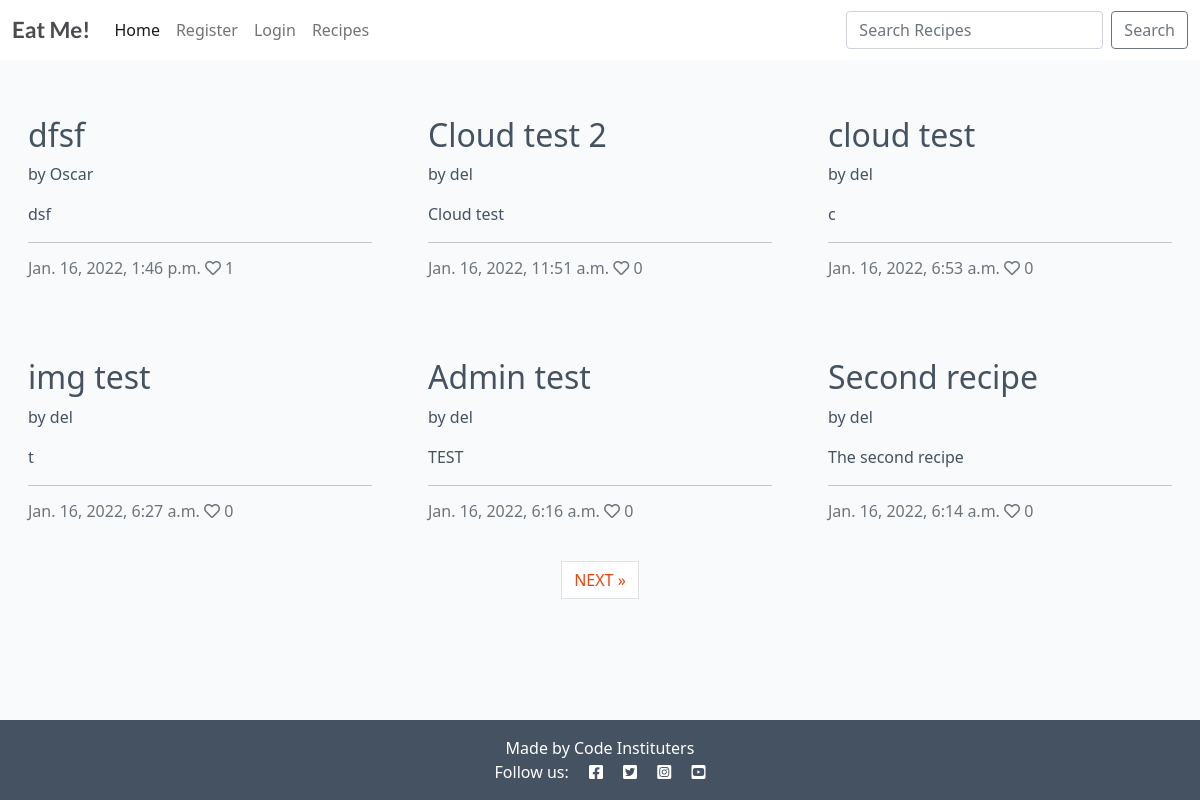
Before: /recipes/ with the older database file.
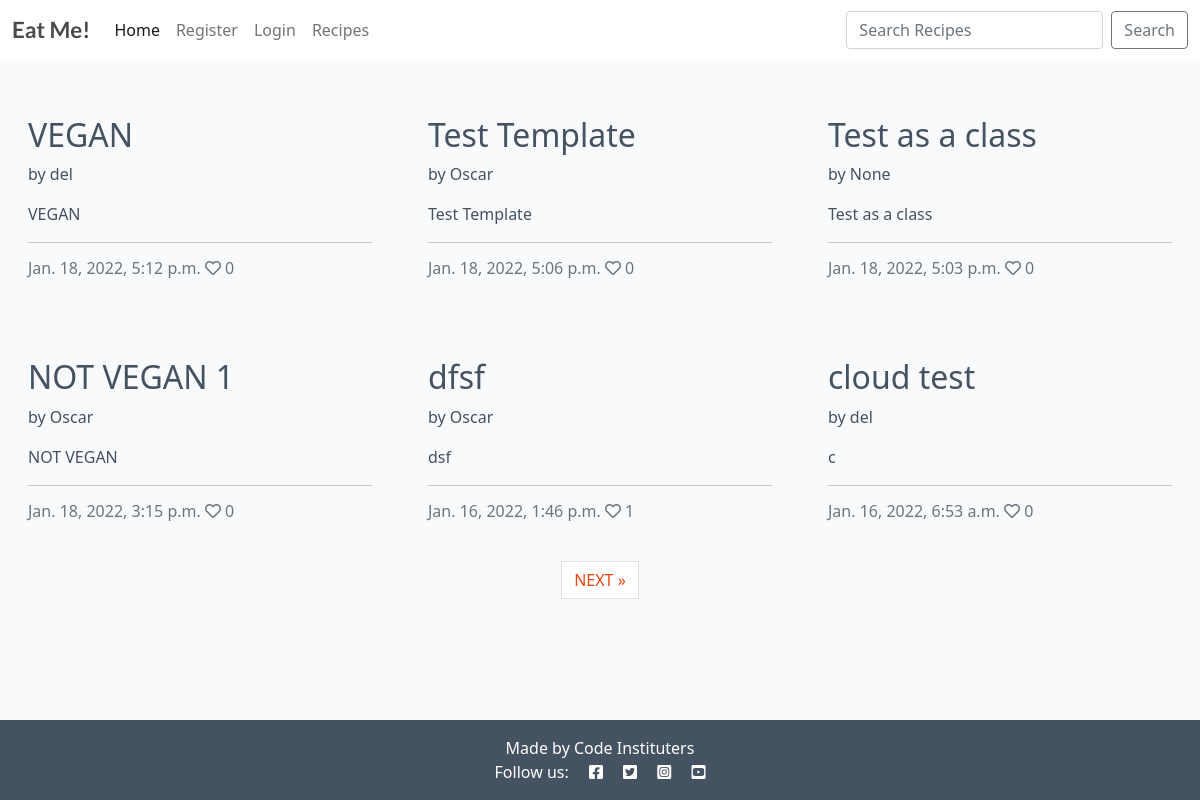
After: the same page with the newer database file.
### post/models.py (models this page shows, shortened)
class Post(models.Model):
    title = models.CharField(max_length=200, unique=True)
    slug = models.SlugField(max_length=200, unique=True)
    author = models.ForeignKey(
        User, on_delete=models.CASCADE, related_name="recipes", null=True
        )
    published_on = models.DateTimeField(auto_now=True)
    updated_on = models.DateTimeField(auto_now=True)
    description = models.TextField()
    ingredients = models.TextField()
    method = models.TextField()
    is_vegan = models.BooleanField(default=False)
    image = CloudinaryField('image', default='placeholder')
    likes = models.ManyToManyField(User, related_name='post_likes', blank=True)
    class Meta:
        ordering = ['-published_on']
    def number_of_likes(self):
        return self.likes.count()

### post/views.py (the view)
# urls.py: path('recipes/', views.PostList.as_view(), name='recipes'),
class PostList(generic.ListView):
    model = Post
    template_name = "recipes.html"
    paginate_by = 6

### templates/recipes.html (shortened to what this page needs)
{% extends "base.html" %}
{% block content %}
<div class="container-fluid">
    <div class="row">
        <div class="col-12 mt-3 left">
            <div class="row">
                {% for post in post_list %}
                <div class="col-md-4">
                    <div class="card mb-4">
                        <div class="card-body">
                            <div class="image-container">
                            </div>
                            <a href="{% url 'post_detail' post.slug %}" class="post-link">
                                <h2 class="card-title">{{ post.title }}</h2><p>by {{ post.author }}</p>
                                <p class="card-text">{{ post.description|safe }}</p>
                            </a>
                            <hr />
                            <p class="card-text text-muted h6">{{ post.published_on}} <i class="far fa-heart"></i>
                                {{ post.number_of_likes }}</p>
                        </div>
                    </div>
                </div>
                {% if forloop.counter|divisibleby:3 %}
            </div>
            <div class="row">
                {% endif %}
                {% endfor %}
            </div>
        </div>
    </div>
    {% if is_paginated %}
    <nav aria-label="Page navigation">
        <ul class="pagination justify-content-center">
            {% if page_obj.has_next %}
            <li><a href="?page={{ page_obj.next_page_number }}" class="page-link"> NEXT &raquo;</a></li>
            {% endif %}
        </ul>
    </nav>
    {% endif %}
</div>
{%endblock%}

Changed rows visible on the page:
removed Post: title "Cloud test 2", author "del", description "Cloud test", published_on "Jan. 16, 2022, 11:51 a.m.", number_of_likes "0"
no longer on this page (row unchanged): Post: title "img test", author "del", description "t", published_on "Jan. 16, 2022, 6:27 a.m.", number_of_likes "0"
no longer on this page (row unchanged): Post: title "Admin test", author "del", description "TEST", published_on "Jan. 16, 2022, 6:16 a.m.", number_of_likes "0"
no longer on this page (row unchanged): Post: title "Second recipe", author "del", description "The second recipe", published_on "Jan. 16, 2022, 6:14 a.m.", number_of_likes "0"
added Post: title "VEGAN", author "del", description "VEGAN", published_on "Jan. 18, 2022, 5:12 p.m.", number_of_likes "0"
added Post: title "Test Template", author "Oscar", description "Test Template", published_on "Jan. 18, 2022, 5:06 p.m.", number_of_likes "0"
added Post: title "Test as a class", author "None", description "Test as a class", published_on "Jan. 18, 2022, 5:03 p.m.", number_of_likes "0"
added Post: title "NOT VEGAN 1", author "Oscar", description "NOT VEGAN", published_on "Jan. 18, 2022, 3:15 p.m.", number_of_likes "0"
